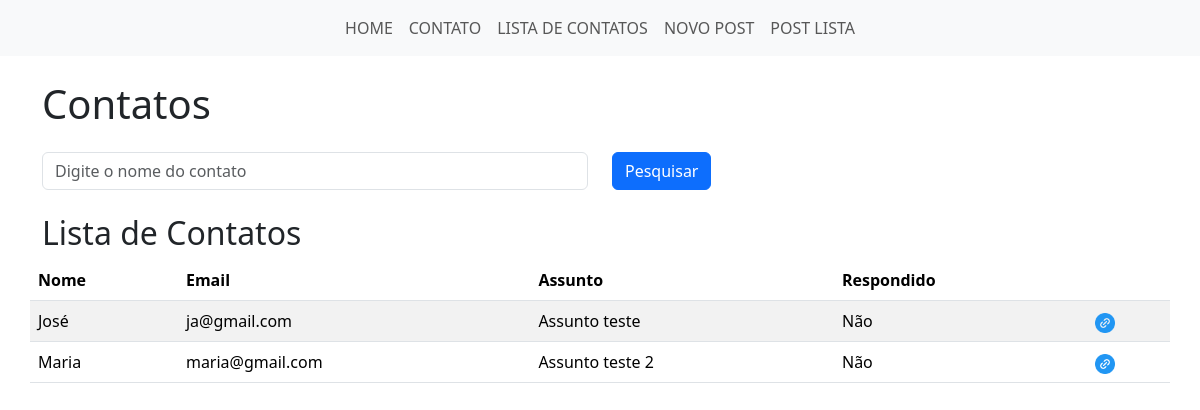
The app's page /contatos/lista/ (signed in) with its own data.
### estudo/models.py (models this page shows)
class Contato(db.Model):  # create a class called Contato that inherits from db.Model
    id = db.Column(db.Integer, primary_key=True)  # create a column called id
    date_created = db.Column(db.DateTime, default=datetime.now)  # create a column called date_created
    name = db.Column(db.String(100), nullable=True)  # create a column called name
    email = db.Column(db.String(100), nullable=True)  # create a column called email
    assunto = db.Column(db.String(100), nullable=True)  # create a column called assunto
    message = db.Column(db.Text, nullable=True)  # create a column called message
    ansewered = db.Column(db.Integer, default=0)  # create a column called ansewered

### estudo/views.py (the view)
@app.route('/contatos/lista/')
@login_required
def lista_contatos():
    if request.method == 'GET':
        pesquisa = request.args.get('pesquisa', '')
    dados = Contato.query.order_by('name')
    if pesquisa != '':
        dados = dados.filter_by(name=pesquisa)
    context = {
        'dados': dados.all()
    }
    return render_template('lista_contatos.html', context=context)

### estudo/models.py (called while the page is built)
@login_manager.user_loader  # use the user_loader decorator
def load_user(user_id):  # create a function called load_user that takes user_id as an argument
    return User.query.get(int(user_id))  # return the user with the specified user_id

### estudo/templates/lista_contatos.html
{% extends 'base.html' %}
{% block content %}
    <div class="container">
        <h1 class="mt-4">Contatos</h1>
        <form action="" method="get" class="row">
            <div class="col-6">
                <input type="text" name="pesquisa" class="form-control mt-3" placeholder="Digite o nome do contato">
            </div>
            <div class="col-3">
                <button type="submit" class="btn btn-primary mt-3">Pesquisar</button>
            </div>
        </form>
        <div class="row">
            <h2 class="mt-4">Lista de Contatos</h2>
            <table class="table table-striped">
                <thead>
                    <tr>
                        <th>Nome</th>
                        <th>Email</th>
                        <th>Assunto</th>
                        <th>Respondido</th>
                        <th></th>
                    </tr>
                </thead>
                <tbody>
                    {% for linha in context['dados'] %}
                    <tr>
                        <td>{{linha.name}}</td>
                        <td>{{linha.email}}</td>
                        <td>{{linha.assunto}}</td>
                        <td>
                            {% if linha.ansewered == 1 %}
                                Sim
                            {% else %}
                                Não
                            {% endif %}
                        </td>
                        <td><a href="{{ url_for('detalhe_contato', id=linha.id) }}"><img src="{{url_for('static', filename='img/link.png')}}" style="width: 20px;"></a></td>
                    </tr>
                    {% endfor %}
                </tbody>
            </table>
        </div>
    </div>
{% endblock %}

### records on screen
Contato: name "José", email "ja@gmail.com", assunto "Assunto teste", ansewered "Não"
Contato: name "Maria", email "maria@gmail.com", assunto "Assunto teste 2", ansewered "Não"
